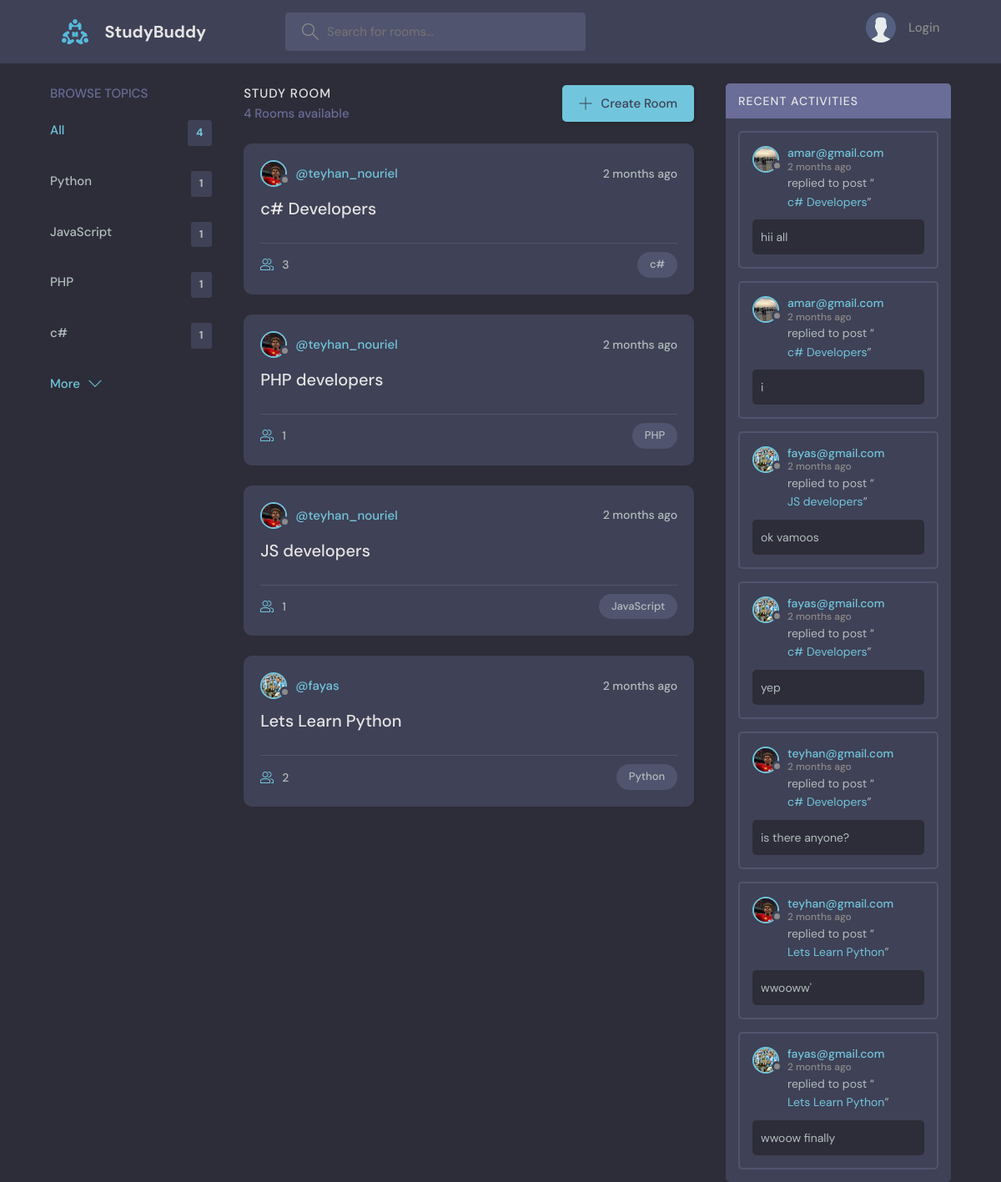
The page / on the database its author committed.
### base/models.py (models this page shows, shortened)
class Topic(models.Model):
    name = models.CharField(max_length=200)

class Room(models.Model):
    host = models.ForeignKey(User, on_delete=models.SET_NULL,null= True)
    topic = models.ForeignKey(Topic, on_delete=models.SET_NULL,null= True)
    name = models.CharField(max_length=200)
    description = models.TextField(null=True, blank=True)
    participants = models.ManyToManyField(User, related_name='participant_rel', blank=True)
    updated = models.DateTimeField(auto_now=True)
    created = models.DateTimeField(auto_now_add=True)
    class Meta:
        ordering = ['-updated','-created']
    def __str__(self):
        return self.name

class User(AbstractUser):
    name = models.CharField(max_length=200, null=True)
    email = models.EmailField(unique=True,null=True)
    bio = models.TextField(null=True)
    avatar  = models.ImageField(null=True, default="avatar.svg")
    USERNAME_FIELD = 'email'
    REQUIRED_FIELDS = []

class Message(models.Model):
    user = models.ForeignKey(User, on_delete=models.CASCADE)
    room = models.ForeignKey(Room,on_delete=models.CASCADE)
    body = models.TextField(null=False, blank=False)
    updated = models.DateTimeField(auto_now=True)
    created = models.DateTimeField(auto_now_add=True)
    class Meta:
        ordering = ['-updated','-created']

### base/views.py (the view)
# urls.py: path('', views.home, name='home'),
def home(request):
    q = request.GET.get('q') if request.GET.get('q') != None else ''   #to filter the room based on topic here q is getting value from templates
    rooms = Room.objects.filter(
        Q(topic__name__icontains=q) |
        Q(name__icontains=q) |
        Q(description__icontains=q)
    )
    topics = Topic.objects.all()[0:5]
    room_count = rooms.count()  #count the room
    room_message = Message.objects.filter(Q(room__topic__name__icontains=q))
    context = {'rooms' :rooms,'topics': topics,'room_count':room_count,'room_message':room_message}
    return render(request,'base/home.html',context)

### base/templates/base/home.html (shortened to what this page needs)
{% extends 'main.html' %}
{% block content %}
    <main class="layout layout--3">
      <div class="container">
        {% include 'base/topic_component.html' %}
        <div class="roomList">
          <div class="roomList__header">
            <div>
              <h2>Study Room</h2>
              <p>{{room_count}} Rooms available</p>
            </div>
            <a class="btn btn--main" href="{% url 'create_room' %}">
              <svg version="1.1" xmlns="http://www.w3.org/2000/svg" width="32" height="32" viewBox="0 0 32 32">
                <title>add</title>
                <path
                  d="M16.943 0.943h-1.885v14.115h-14.115v1.885h14.115v14.115h1.885v-14.115h14.115v-1.885h-14.115v-14.115z"
                ></path>
              </svg>
              Create Room
            </a>
          </div>
       {% include 'base/feed_component.html' %}
        </div>
        {% include 'base/activity_component.html' %}
      </div>
    </main>
{% endblock %}

### base/templates/base/topic_component.html
<div class="topics">
    <div class="topics__header">
      <h2>Browse Topics</h2>
    </div>
    <ul class="topics__list">
      <li>
        <a href="{% url 'home' %}" class="active">All <span>{{topics.count}}</span></a>
      </li>
      {% for topic in topics %}
      <li>
        <a href="{% url 'home' %}?q={{topic.name}} ">{{ topic.name }} <span>{{topic.room_set.all.count}}</span></a>
      </li>
      {% endfor %}
    </ul>
    <a class="btn btn--link" href="{% url 'topic_page' %}">
      More
      <svg version="1.1" xmlns="http://www.w3.org/2000/svg" width="32" height="32" viewBox="0 0 32 32">
        <title>chevron-down</title>
        <path d="M16 21l-13-13h-3l16 16 16-16h-3l-13 13z"></path>
      </svg>
    </a>
  </div>

### base/templates/base/feed_component.html (shortened to what this page needs)
{% for room in rooms %}
<div class="roomListRoom">
    <div class="roomListRoom__header">
      <a href="{% url 'user_profile' room.host.id %}" class="roomListRoom__author">
        <div class="avatar avatar--small">
          <img src="{{ room.host.avatar.url }}" />
        </div>
        <span>@{{room.host.username }}</span>
      </a>
      <div class="roomListRoom__actions">
        <span>{{ room.created | timesince }} ago</span>
      </div>
    </div>
    <div class="roomListRoom__content">
      <a href="{% url 'room' room.id %}">{{ room.name }}</a>
    </div>
    <div class="roomListRoom__meta">
      <a href="{% url 'room' room.id %}" class="roomListRoom__joined">
        {{room.participants.all.count}}
      </a>
      <p class="roomListRoom__topic">{{room.topic.name}}</p>
    </div>
  </div>
  {% endfor %}

### base/templates/base/activity_component.html (shortened to what this page needs)
<div class="activities">
    <div class="activities__header">
      <h2>Recent Activities</h2>
    </div>
    {% for message in room_message %}
    <div class="activities__box">
      <div class="activities__boxHeader roomListRoom__header">
        <a href="{% url 'user_profile' message.user.id %}" class="roomListRoom__author">
          <div class="avatar avatar--small">
            <img src="{{ message.user.avatar.url }}" />
          </div>
          <p>
            {{ message.user}}
            <span>{{ message.created|timesince }} ago</span>
          </p>
        </a>
      </div>
      <div class="activities__boxContent">
        <p>replied to post “<a href="{% url 'room' message.room.id %}">{{ message.room }}</a>”</p>
        <div class="activities__boxRoomContent">
            {{ message.body }}
        </div>
      </div>
    </div>
    {% endfor %}
  </div>

### rows shown on the page
Topic: name "Python", room_set.all.count "1"
Topic: name "JavaScript", room_set.all.count "1"
Topic: name "PHP", room_set.all.count "1"
Topic: name "c#", room_set.all.count "1"
Room: host.avatar (picture), host.username "teyhan_nouriel", created "2 months", name "c# Developers", participants.all.count "3", topic.name "c#"
Room: host.avatar (picture), host.username "teyhan_nouriel", created "2 months", name "PHP developers", participants.all.count "1", topic.name "PHP"
Room: host.avatar (picture), host.username "teyhan_nouriel", created "2 months", name "JS developers", participants.all.count "1", topic.name "JavaScript"
Room: host.avatar (picture), host.username "fayas", created "2 months", name "Lets Learn Python", participants.all.count "2", topic.name "Python"
Message: user.avatar (picture), user "amar@gmail.com", created "2 months", room "c# Developers", body "hii all"
Message: user.avatar (picture), user "amar@gmail.com", created "2 months", room "c# Developers", body "i"
Message: user.avatar (picture), user "fayas@gmail.com", created "2 months", room "JS developers", body "ok vamoos"
Message: user.avatar (picture), user "fayas@gmail.com", created "2 months", room "c# Developers", body "yep"
Message: user.avatar (picture), user "teyhan@gmail.com", created "2 months", room "c# Developers", body "is there anyone?"
Message: user.avatar (picture), user "teyhan@gmail.com", created "2 months", room "Lets Learn Python", body "wwooww'"
Message: user.avatar (picture), user "fayas@gmail.com", created "2 months", room "Lets Learn Python", body "wwoow finally"

### other values the page prints
{{ topics.count }} "4"
{{ room_count }} "4"
